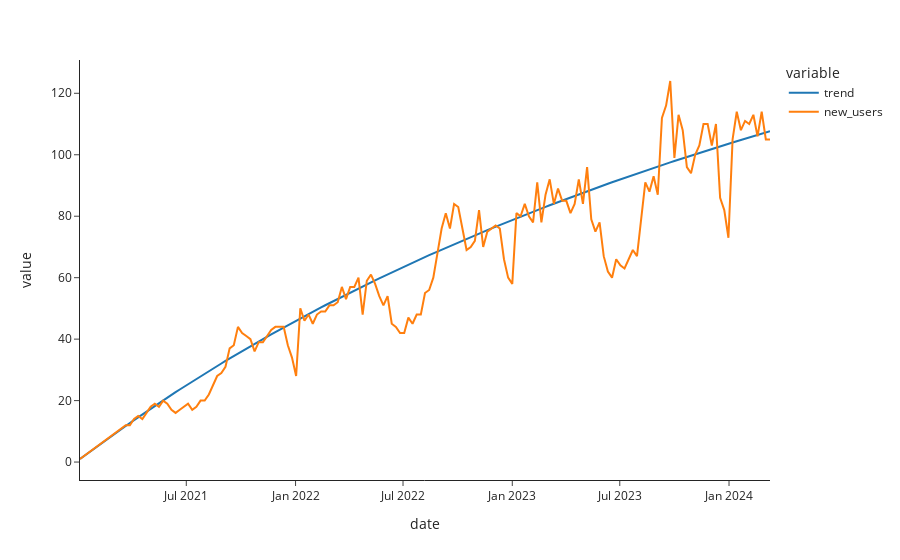

Notebook code cell kept with this figure:
### Code cell
px.line(new_users_df.set_index('date')[['trend', 'new_users']])

### Figure 1 — Plotly figure (JSON) as saved in the notebook; plotly's stock layout.template omitted (floating-point values rounded to 4 significant figures; data arrays with more than 128 entries replaced by an {"elided": "..."} marker saying what was removed)
{"data": [{"hovertemplate": "variable=trend<br>date=%{x}<br>value=%{y}<extra></extra>", "legendgroup": "trend", "line": {"color": "#1F77B4", "dash": "solid"}, "marker": {"symbol": "circle"}, "mode": "lines", "name": "trend", "orientation": "v", "showlegend": true, "type": "scatter", "x": {"elided": "167 str values"}, "xaxis": "x", "y": {"elided": "167 float values"}, "yaxis": "y"}, {"hovertemplate": "variable=new_users<br>date=%{x}<br>value=%{y}<extra></extra>", "legendgroup": "new_users", "line": {"color": "#FF7F0E", "dash": "solid"}, "marker": {"symbol": "circle"}, "mode": "lines", "name": "new_users", "orientation": "v", "showlegend": true, "type": "scatter", "x": {"elided": "167 str values"}, "xaxis": "x", "y": {"elided": "167 int values"}, "yaxis": "y"}], "layout": {"autosize": true, "legend": {"title": {"text": "variable"}, "tracegroupgap": 0}, "margin": {"t": 60}, "xaxis": {"anchor": "y", "autorange": true, "domain": [0, 1], "range": ["2021-01-03", "2024-03-10"], "title": {"text": "date"}, "type": "date"}, "yaxis": {"anchor": "x", "autorange": true, "domain": [0, 1], "range": [-5.837, 130.8], "title": {"text": "value"}, "type": "linear"}}}
